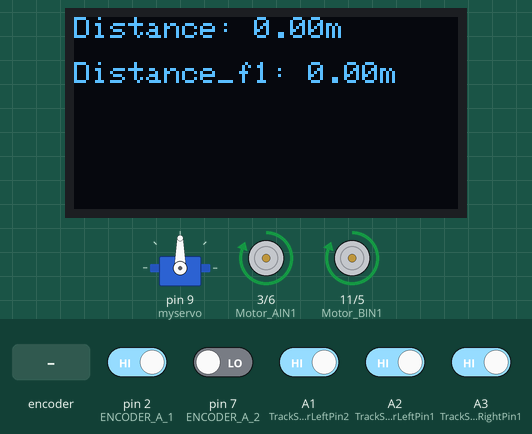
The sketch below on a simulated Arduino Nano, built with avr-gcc and run on an emulated ATmega328P. Parts: 128×64 one-colour display, servo, motor-driver pin pairs drawn as motors (green arrow = first pin HIGH = forward, orange = second pin HIGH = backward, longer = more drive). The test bench sets the inputs (shaded band); at power-on: A1 (TrackSensorLeftPin2), A2 (TrackSensorLeftPin1), A3 (TrackSensorRightPin1), pin 2 (ENCODER_A_1) HIGH, pin 7 (ENCODER_A_2) LOW. What the sketch prints to the serial monitor is not drawn.

Above: at 1.5 s.
1.6 s: A3 (TrackSensorRightPin1) driven LOW
3.1 s: rotary encoder on pin 2 (ENCODER_A_1) / pin 18 (ENCODER_B_1) turned 3 steps (first pin leading)
5.2 s: A1 (TrackSensorLeftPin2) driven LOW and A2 (TrackSensorLeftPin1) driven LOW
Timing chart, 0 to 8.2 s (numbered marks = the images above; inputs shaded):
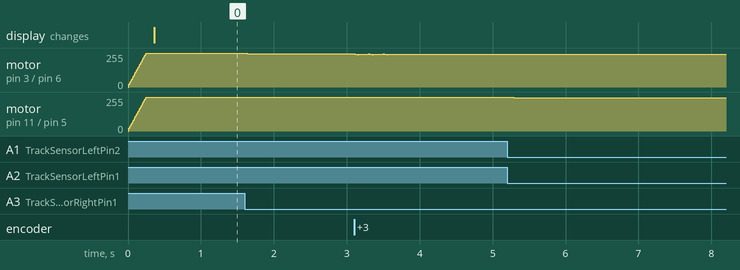

Measured:
- after the input at 1.6 s, motor on pin 3 (Motor_AIN1) / pin 6 (Motor_AIN2): forward 255/255 → forward 250/255 at once
- after the input at 3.1 s, motor on pin 3 (Motor_AIN1) / pin 6 (Motor_AIN2): forward 250/255 → forward 249/255 at once, then repeats every 0.20 s: forward 247/255 0.04 s, forward 243/255 0.01 s, forward 245/255 0.14 s, forward 249/255 0.01 s, until it stays forward 245/255 from 3.6 s
- after the input at 5.2 s, motor on pin 11 (Motor_BIN1) / pin 5 (Motor_BIN2): forward 255/255 → forward 250/255 after 0.09 s

The sketch:

car_control_V1.3.ino
```cpp
#include <MsTimer2.h>         //定时中断头文件库
#include <SSD1306.h>
// 引入驱动OLED0.96所需的库
#include <Adafruit_GFX.h>
#include <Adafruit_SSD1306.h>
#include <Servo.h>

Servo myservo;  // 创建Servo对象用以控制伺服电机

int pos = 90;    // 存储伺服电机角度信息的变量

/*****************OLED显示屏引脚*************/
#define SCREEN_WIDTH 128 // 设置OLED宽度,单位:像素
#define SCREEN_HEIGHT 64 // 设置OLED高度,单位:像素

// 自定义重置引脚,虽然教程未使用,但却是Adafruit_SSD1306库文件所必需的
#define OLED_RESET 4
Adafruit_SSD1306 display(SCREEN_WIDTH, SCREEN_HEIGHT, &Wire, OLED_RESET);

/***********激光测距参数定义************/
#define TOF_FRAME_HEADER 0x57//定义TOFSense系列和TOFSense-F系列的帧头
#define TOF_FUNCTION_MARK 0x00//定义TOFSense系列和TOFSense-F系列的功能码

typedef struct {
  unsigned char id;//TOF模块的id
  unsigned long system_time;//TOF模块上电后经过的时间，单位：ms
  float dis;//TOF模块输出的距离，单位：m
  unsigned char dis_status;//TOF模块输出的距离状态指示
  unsigned int signal_strength;//TOF模块输出的信号强度
  unsigned char range_precision;//TOF模块输出的重复测距精度参考值，TOFSense-F系列有效，单位：cm
} tof_parameter;//解码后的TOF数据结构体

unsigned int count_i,count_j=0;//循环计数变量
tof_parameter tof0;//定义一个存放解码后数据的结构体
unsigned char check_sum=0;//校验和
unsigned char rx_buf[32];//串口接收数组

/***********电机控制板引脚定义************/
unsigned int Motor_BIN1=11;       //控制电机的引脚（左轮）
unsigned int Motor_BIN2=5;
unsigned int Motor_AIN1=3;        //控制电机的引脚（右轮）
unsigned int Motor_AIN2=6;
String TargetB_Value;             //串口获取的速度字符串变量
String TargetA_Value;             //串口获取的速度字符串变量
int value_B;                       //用于存储通过PI控制器计算得到的用于调整电机转速的PWM值的整形变量
int value_A;                       //用于存储通过PI控制器计算得到的用于调整电机转速的PWM值的整形变量

/***********编码器引脚************/
#define ENCODER_B_1 18              //编码器引脚—————左轮
#define ENCODER_B_2 8
#define ENCODER_A_1 2              //编码器引脚——————右轮
#define ENCODER_A_2 7
int Velocity_B,Count_B=0;            //Count计数变量 Velocity存储设定时间内A相上升沿和下降沿的个数
int Velocity_A,Count_A=0;            //Count计数变量 Velocity存储设定时间内A相上升沿和下降沿的个数

/***********PID控制器相关参数************/
float Velocity_KP =2  , Velocity_KI= 2;//需要调整********************
volatile float Target_B=0;//右轮速度目标值
volatile float Target_A=0;//左轮速度目标值

/****************循迹红外引脚定义********************/
//TrackSensorLeftPin1 TrackSensorLeftPin2 TrackSensorRightPin1 TrackSensorRightPin2
//      A2                  A1                  A3                   A4
const int TrackSensorLeftPin1  =  A2;  //定义左边第一个循迹红外传感器引脚为A2
const int TrackSensorLeftPin2  =  A1;  //定义左边第二个循迹红外传感器引脚为A1
const int TrackSensorRightPin1 =  A3;  //定义右边第一个循迹红外传感器引脚为A3
const int TrackSensorRightPin2 =  A6;  //定义右边第二个循迹红外传感器引脚为A4

//定义各个循迹红外引脚采集的数据的变量
int TrackSensorLeftValue1;
int TrackSensorLeftValue2;
int TrackSensorRightValue1;
int TrackSensorRightValue2;

/************其它变量定义*****************/
int Turn = 0 ;   //转角大小
int Velocity = 5 ; //速度大小
float distance = 0;
float distance_count = 0;
float dis = 0;
float distance_mean = 0;
int flag = 1;
int flag_cd = 1;
float dis1 = 0;
float dis2 = 0;
float dis_f1 = 0;
float angle = PI/18;
/*********** 限幅************
*以下两个参数让输出的PWM在一个合理区间
*arduino mega 2560 单片机的PWM不能超过255 所以 PWM_Restrict 起到限制上限的作用
*****************************/
int PWM_Restrict=255;            //startPW+PWM_Restric=255<256

/***********初始化************/
void setup()
{
  Serial.begin(115200);            //打开串口
  Serial.println("/*****START*****/");
  pinMode(ENCODER_B_1,INPUT);     //设置两个相线为输入模式
  pinMode(ENCODER_B_2,INPUT);
  pinMode(ENCODER_A_1,INPUT);     //设置两个相线为输入模式
  pinMode(ENCODER_A_2,INPUT);

  pinMode(Motor_AIN1,OUTPUT);   //设置右轮驱动引脚为输出模式
  pinMode(Motor_AIN2,OUTPUT);
  pinMode(Motor_BIN1,OUTPUT);   //设置左轮驱动引脚为输出模式
  pinMode(Motor_BIN2,OUTPUT);

  //定义四路循迹红外传感器为输入接口
  pinMode(TrackSensorLeftPin1, INPUT);
  pinMode(TrackSensorLeftPin2, INPUT);
  pinMode(TrackSensorRightPin1, INPUT);
  pinMode(TrackSensorRightPin2, INPUT);

  //四路循迹红外传感器初始化为高电平
  digitalWrite(TrackSensorLeftPin1, HIGH);
  digitalWrite(TrackSensorLeftPin2, HIGH);
  digitalWrite(TrackSensorRightPin1, HIGH);
  digitalWrite(TrackSensorRightPin2, HIGH);

  attachInterrupt(0, READ_ENCODER_A,CHANGE);
  attachInterrupt(5, READ_ENCODER_B,CHANGE);

  MsTimer2::set(10, control); //10毫秒定时中断函数//control为函数名，可以改变
  MsTimer2::start ();        //中断使能
  delay(300);
  display.begin(SSD1306_SWITCHCAPVCC, 0x3C);
  myservo.attach(9);  // Servo对象连接在9号引脚
  myservo.write(pos);
}
/***********主程序************/
void loop()
{
  if(flag == 0 ){
    DISTANCE();
    dis = tof0.dis;
    Serial.println("dis");
    Serial.println(dis);
  }else{
    words_display(distance_mean,dis_f1);
    display.display();
  // 检测到黑线时循迹模块相应的指示灯亮，端口电平为LOW
  // 未检测到黑线时循迹模块相应的指示灯灭，端口电平为HIGH
  TrackSensorLeftValue1  = digitalRead(TrackSensorLeftPin1);
  TrackSensorLeftValue2  = digitalRead(TrackSensorLeftPin2);
  TrackSensorRightValue1 = digitalRead(TrackSensorRightPin1);
  TrackSensorRightValue2 = digitalRead(TrackSensorRightPin2);
  if((TrackSensorLeftValue2 == LOW && TrackSensorRightValue2 == LOW && TrackSensorLeftValue1 == HIGH && TrackSensorRightValue2 == HIGH)|| (TrackSensorLeftValue2 == HIGH && TrackSensorRightValue1 == HIGH && TrackSensorLeftValue1 == HIGH && TrackSensorRightValue2 == HIGH)){//直行
      Velocity = 3;
      Turn=0;
      delay(10);

  }else if(TrackSensorLeftValue2 == HIGH && TrackSensorRightValue2 == HIGH && TrackSensorLeftValue1 == LOW && TrackSensorRightValue1 == HIGH){//小右行
    Velocity = 3;
    Turn=2;
    delay(40);

  }else if(TrackSensorLeftValue2 == HIGH && TrackSensorRightValue2 == HIGH && TrackSensorLeftValue1 == HIGH && TrackSensorRightValue1 == LOW){//小左行
    Velocity = 3;
    Turn=-2;
    delay(40);

  }else if(TrackSensorLeftValue2 == LOW && TrackSensorLeftValue1 == LOW && TrackSensorRightValue1 == HIGH){//大右行
    Velocity = 3;
    Turn=3;
    delay(80);

  }else if(TrackSensorRightValue2 == LOW && TrackSensorLeftValue1 == HIGH && TrackSensorRightValue1 == LOW){//大左行
    Velocity = 3;
    Turn=-3;
    delay(80);

  }else if(TrackSensorLeftValue2 == LOW && TrackSensorRightValue1 == LOW && TrackSensorLeftValue1 == LOW && TrackSensorRightValue2 == LOW){//停止
    Turn = 0 ;
    Velocity = 0 ;
    flag = 0;
    delay(500);
    // if( pos == 90){
    //   pos =85;
    //   myservo.write(pos);              // 告诉伺服电机达到'pos'变量的角度
    // }
  }
  }
}
/**********OLED显示方法************/
void words_display(float dis,float dis_f1)
{
  // 清除屏幕
  display.clearDisplay();

  // 设置字体颜色,白色可见
  display.setTextColor(WHITE);

  //设置字体大小
  display.setTextSize(1.5);

  //设置光标位置
  display.setCursor(0, 0);
  display.print("Distance: ");
  //打印数据
  display.print(dis);
  display.print("m");

  display.setCursor(0, 15);
  display.print("Distance_f1: ");
  display.print(dis_f1);
  display.print("m");

  // display.setCursor(0, 30);
  // display.print("voltage: ");
  // display.print(v);
  // display.print("V");

  // display.setCursor(0, 45);
  // display.print("angle: ");
  // display.print(angle);
  // display.print("");
}
/**********外部中断触发计数器函数************
*根据转速的方向不同我们将计数器累计为正值或者负值(计数器累计为正值为负值为计数器方向)
*只有方向累计正确了才可以实现正确的调整,否则会出现逆方向满速旋转
*
*※※※※※※超级重点※※※※※※
*
*所谓累计在正确的方向即
*(1)计数器方向
*(2)电机输出方向(控制电机转速方向的接线是正着接还是反着接)
*(3)PI 控制器 里面的误差(Basi)运算是目标值减当前值(Target-Encoder),还是当前值减目标值(Encoder-Target)
*三个方向只有对应上才会有效果否则你接上就是使劲的朝着一个方向(一般来说是反方向)满速旋转

例子里是已经对应好的,如果其他驱动单片机在自己尝试的时候出现满速旋转就是三个方向没对应上

下列函数中由于在A相上升沿触发时,B相是低电平,和A相下降沿触发时B是高电平是一个方向,在这种触发方式下,我们将count累计为正,另一种情况将count累计为负
********************************************/
void READ_ENCODER_A()
{

    if (digitalRead(ENCODER_A_1) ==0)
    {
     if (digitalRead(ENCODER_A_2) == 0)
       Count_A--;  //根据另外一相电平判定方向
     else
       Count_A++;
    }//识别转动方向

    else
    {
     if (digitalRead(ENCODER_A_2) == 0)
     Count_A++; //根据另外一相电平判定方向
     else
     Count_A--;
    }

}
void READ_ENCODER_B()
{

    if (digitalRead(ENCODER_B_1) ==0)
    {
     if (digitalRead(ENCODER_B_2) == LOW)
       Count_B++;  //根据另外一相电平判定方向
     else
       Count_B--;
    }//识别转动方向

    else
    {
     if (digitalRead(ENCODER_B_2) == LOW)
     Count_B--; //根据另外一相电平判定方向
     else
     Count_B++;
    }

}
/**********定时器中断触发函数*********/
void control()
{

  Velocity_A=Count_A;    //把采用周期(内部定时中断周期)所累计的脉冲下降沿的个数,赋值给速度
  Count_A=0;           //将脉冲计数器清零
  Velocity_B=Count_B;    //把采用周期(内部定时中断周期)所累计的脉冲下降沿的个数,赋值给速度
  Count_B=0;           //将脉冲计数器清零
  Kinematic_Analysis(Velocity,Turn);                                   //小车运动学分析
  value_A=Incremental_PI_A(Velocity_A,Target_A);  //通过目标值和当前值在这个函数下算出我们需要调整用的PWM值
  value_B=Incremental_PI_B(Velocity_B,Target_B);  //通过目标值和当前值在这个函数下算出我们需要调整用的PWM值
  Set_PWM(value_A, value_B);    //将算好的值输出给电机
}
void DISTANCE(){
  /*测距代码*/
      if(Serial.available()>0)//如果串口缓存区接收到了数据
  {
    if(Serial.peek() == TOF_FRAME_HEADER)//如果串口缓存区接收到的数据是TOF_FRAME_HEADER，说明可能是TOF的数据帧头（peek不清除串口接收缓存区的该数据）
     {
       count_i=0;//数组下标计数变量置0
       rx_buf[count_i]=Serial.read();//将帧头放入数组第一个元素位置并清除串口接收缓存区的该数据
     }
     else
     {
       rx_buf[count_i]=Serial.read();//如果不是帧头则正常读取并清除串口接收缓存区的该数据
     }

     count_i++;//数组下标计数变量+1，准备将接收到的数据存入下一个位置

     if(count_i>15)//如果数组下标计数变量>15，说明接收数组中存满了16个数据，计数变量清零并进行一次解码
     {
       count_i=0;

       for(count_j=0;count_j<15;count_j++)
       {
         check_sum+=rx_buf[count_j];//计算数据的校验和
       }

      if((rx_buf[0] == TOF_FRAME_HEADER)&&(rx_buf[1] == TOF_FUNCTION_MARK)&&(check_sum == rx_buf[15]))//如果接收数组第一和第二个元素分别等于TOF_FRAME_HEADER和TOF_FUNCTION_MARK，且算出的校验和的低字节等于协议的
       {
         tof0.id=rx_buf[3];//取TOF模块的id
         tof0.system_time=(unsigned long)(((unsigned long)rx_buf[7])<<24|((unsigned long)rx_buf[6])<<16|((unsigned long)rx_buf[5])<<8|(unsigned long)rx_buf[4]);//取TOF模块上电后经过的时间
         tof0.dis=((float)(((long)(((unsigned long)rx_buf[10]<<24)|((unsigned long)rx_buf[9]<<16)|((unsigned long)rx_buf[8]<<8)))/256))/1000.0;//取TOF模块输出的距离
         tof0.dis_status=rx_buf[11];//取TOF模块输出的距离状态指示
         tof0.signal_strength=(unsigned int)(((unsigned int)rx_buf[13]<<8)|(unsigned int)rx_buf[12]);//取TOF模块输出的信号强度
         tof0.range_precision=rx_buf[14];//取TOF模块输出的重复测距精度参考值

         //通过串口打印数据
         Serial.print("id:");
         Serial.println(tof0.id);
         Serial.print("system_time:");
         Serial.println(tof0.system_time);
         Serial.print("dis:");
         Serial.println(tof0.dis);
         distance_count = distance_count + 1 ;
         distance = distance + tof0.dis;
        if(distance_count == 50){
          distance_mean = distance /50;
          distance_count = 0;
          distance = 0 ;
        // if( pos == 85 ){
        //     dis1 = distance_mean;
        //     pos = 95 ;
        //     myservo.write(pos);
        //     flag_cd = 0;
        //   }else if(pos == 95){
        //     dis2 = distance_mean;
        //     flag_cd = -1;
        //     dis_f1 = dis1*dis2*sin(angle)/sqrt(dis1*dis1+dis2*dis2-2*dis1*dis2*cos(angle));
        //     pos = 90 ;
        //     myservo.write(pos);
        // }else{flag = 1;}
        flag = 1;
        }
         Serial.print("dis_status:");
         Serial.println(tof0.dis_status);
         Serial.print("signal_strength:");
         Serial.println(tof0.signal_strength);
         Serial.print("range_precision:");
         Serial.println(tof0.range_precision);
         Serial.println("");
       }

     }
     check_sum=0;//清空校验和
   }
}
/**************************************************************************
函数功能：小车运动数学模型
入口参数：速度和转角
//**************************************************************************/
void Kinematic_Analysis(float velocity, float turn) {
    Target_A=velocity+turn;
    Target_B=velocity-turn;      //后轮差速
}

/***********PI控制器****************/
int Incremental_PI_A (int Encoder,float Target1)
{
  static float Bias,PWM=0,Last_bias=0;                    //定义全局静态浮点型变量 PWM,Bias(本次偏差),Last_bias(上次偏差)
   Bias=Target1-Encoder;                                  //计算偏差,目标值减去当前值
   PWM += Velocity_KP*(Bias-Last_bias)+Velocity_KI*Bias;   //增量式PI控制计算

   if(PWM>PWM_Restrict)
   PWM=PWM_Restrict;                                     //限幅

   if(PWM<-PWM_Restrict)
   PWM=-PWM_Restrict;                                    //限幅

   Last_bias=Bias;                                       //保存上一次偏差

   Serial.print(PWM);
   Serial.print(" ");
   Serial.println(Encoder);

   return PWM;                                           //增量输出
}
int Incremental_PI_B (int Encoder,float Target1)
{
  static float Bias,PWM=0,Last_bias=0;                    //定义全局静态浮点型变量 PWM,Bias(本次偏差),Last_bias(上次偏差)
   Bias=Target1-Encoder;                                  //计算偏差,目标值减去当前值
   PWM += Velocity_KP*(Bias-Last_bias)+Velocity_KI*Bias;   //增量式PI控制计算

   if(PWM>PWM_Restrict)
   PWM=PWM_Restrict;                                     //限幅

   if(PWM<-PWM_Restrict)
   PWM=-PWM_Restrict;                                    //限幅

   Last_bias=Bias;                                       //保存上一次偏差

   Serial.print(PWM);
   Serial.print(" ");
   Serial.println(Encoder);

   return PWM;                                           //增量输出
}
/**********PWM控制函数*********/
void Set_PWM(int motora, int motorb)
{
  if (motora > 0)  //如果算出的PWM为正
  {

    analogWrite(Motor_AIN1,motora);  //让PWM在设定正转方向(我们认为的正转方向)正向输出调整，10是死区补偿
    digitalWrite(Motor_AIN2, 0);
                                    //让PWM在设定正转方向(我们认为的正转方向)正向输出调整
  } else if (motora == 0)  //如果PWM为0停车
  {
    digitalWrite(Motor_AIN1, 0);
    digitalWrite(Motor_AIN2, 0);
  } else if (motora < 0)  //如果算出的PWM为负
  {


     analogWrite(Motor_AIN1, motora+255); //让PWM在设定反转方向反向输出调整
     digitalWrite(Motor_AIN2,1);

  }

  if (motorb > 0)  //如果算出的PWM为正
  {

    analogWrite(Motor_BIN1,motorb);  //让PWM在设定正转方向(我们认为的正转方向)正向输出调整，10是死区补偿
    digitalWrite(Motor_BIN2, 0);
                                    //让PWM在设定正转方向(我们认为的正转方向)正向输出调整
  } else if (motorb == 0)  //如果PWM为0停车
  {
    digitalWrite(Motor_BIN1, 0);
    digitalWrite(Motor_BIN2, 0);
  } else if (motorb < 0)  //如果算出的PWM为负
  {


     analogWrite(Motor_BIN1, motorb+255); //让PWM在设定反转方向反向输出调整
     digitalWrite(Motor_BIN2,1);

  }

}
```
